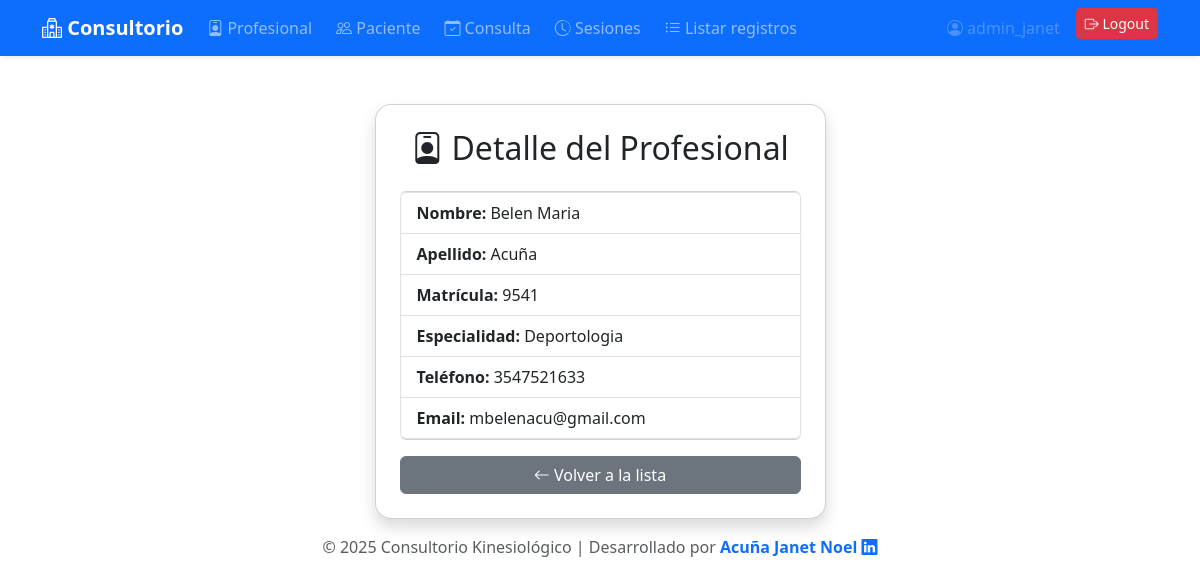
/detalle_profesional/1/ (signed in), run on the app's committed database.
### kinesiologia/models.py (models this page shows, shortened)
class Profesional (models.Model):
    Nombre = models.CharField(max_length=50)
    Apellido = models.CharField(max_length=50)
    Especialidad = models.CharField(max_length=50)
    Tel = models.CharField(max_length=50)
    Email = models.EmailField()
    matricula = models.IntegerField(default=0)

### kinesiologia/views.py (the view)
# urls.py: path('detalle_profesional/<int:pk>/', views.profesionalDetailView.as_view(template_name='profesional_detail.html'), name='detalle_profesional'),
class profesionalDetailView(SuperuserRequiredMixin, DetailView):
    model = Profesional
    template_name = 'profesional_detail.html'
    context_object_name = 'profesional'

### kinesiologia/superuser_access.py (called while the page is built)
    def test_func(self):
        return self.request.user.is_authenticated and self.request.user.is_superuser

### kinesiologia/templates/profesional_detail.html
{% extends 'base.html' %}
{% block content %}
<div class="row justify-content-center">
  <div class="col-md-6 col-lg-5">
    <div class="card shadow rounded-4 p-4 mt-4">
      <h2 class="mb-4 text-center">
        <i class="bi bi-person-badge"></i> Detalle del Profesional
      </h2>
      <ul class="list-group mb-3">
        <li class="list-group-item"><b>Nombre:</b> {{ profesional.Nombre }}</li>
        <li class="list-group-item"><b>Apellido:</b> {{ profesional.Apellido }}</li>
        <li class="list-group-item"><b>Matrícula:</b> {{ profesional.matricula }}</li>
        <li class="list-group-item"><b>Especialidad:</b> {{ profesional.Especialidad }}</li>
        <li class="list-group-item"><b>Teléfono:</b> {{ profesional.Tel }}</li>
        <li class="list-group-item"><b>Email:</b> {{ profesional.Email }}</li>
      </ul>
      <a href="{% url 'lista_profesionales' %}" class="btn btn-secondary w-100">
        <i class="bi bi-arrow-left"></i> Volver a la lista
      </a>
    </div>
  </div>
</div>
{% endblock %}

### kinesiologia/templates/base.html (shortened to what this page needs)
<!DOCTYPE html>
<html lang="es">
<head>
    <link href="https://cdn.jsdelivr.net/npm/bootstrap@5.3.0/dist/css/bootstrap.min.css" rel="stylesheet">
    <link href="https://cdn.jsdelivr.net/npm/bootstrap-icons@1.10.5/font/bootstrap-icons.css" rel="stylesheet">
</head>
<body>
<nav class="navbar navbar-expand-lg navbar-dark bg-primary shadow-sm">
  <div class="container">
    <a class="navbar-brand fw-bold" href="{% url 'home' %}"><i class="bi bi-hospital"></i> Consultorio</a>
    <div class="collapse navbar-collapse" id="navbarNav">
      <ul class="navbar-nav me-auto mb-2 mb-lg-0 gap-2">
        {% if user.is_authenticated %}
          <li class="nav-item"><a class="nav-link" href="{% url 'lista_profesionales' %}"><i class="bi bi-person-badge"></i> Profesional</a></li>
          <li class="nav-item"><a class="nav-link" href="{% url 'lista_pacientes' %}"><i class="bi bi-people"></i> Paciente</a></li>
          <li class="nav-item"><a class="nav-link" href="{% url 'lista_consultas' %}"><i class="bi bi-calendar-check"></i> Consulta</a></li>
          <li class="nav-item"><a class="nav-link" href="{% url 'sesion_list' %}"><i class="bi bi-clock-history"></i> Sesiones</a></li>
          <li class="nav-item"><a class="nav-link" href="{% url 'listar_registros' %}"><i class="bi bi-list-ul"></i> Listar registros</a></li>
        {% endif %}
      </ul>
      <ul class="navbar-nav gap-2">
        {% if user.is_authenticated %}
          <li class="nav-item"><span class="nav-link disabled"><i class="bi bi-person-circle"></i> {{ user.username }}</span></li>
          <li class="nav-item">
            <form method="post" action="{% url 'logout' %}" style="display:inline;">
              <button type="submit" class="btn btn-danger btn-sm"><i class="bi bi-box-arrow-right"></i> Logout</button>
            </form>
          </li>
        {% else %}
          <li class="nav-item"><a class="btn btn-success btn-sm" href="{% url 'login' %}"><i class="bi bi-box-arrow-in-right"></i> Login</a></li>
        {% endif %}
      </ul>
    </div>
  </div>
</nav>
<div class="container mt-4">
  {% block content %}{% endblock %}
</div>
<footer class="text-center text-muted py-3">
  © 2025 Consultorio Kinesiológico | Desarrollado por
  <a href="https://www.linkedin.com/in/janet-acuña" target="_blank" class="text-decoration-none fw-semibold">
    Acuña Janet Noel <i class="bi bi-linkedin"></i>
  </a>
</footer>
</body>
</html>

### data on the page
Profesional: Nombre "Belen Maria", Apellido "Acuña", matricula "9541", Especialidad "Deportologia", Tel "3547521633", Email "mbelenacu@gmail.com"

### other printed values
{{ user.username }} "admin_janet"
